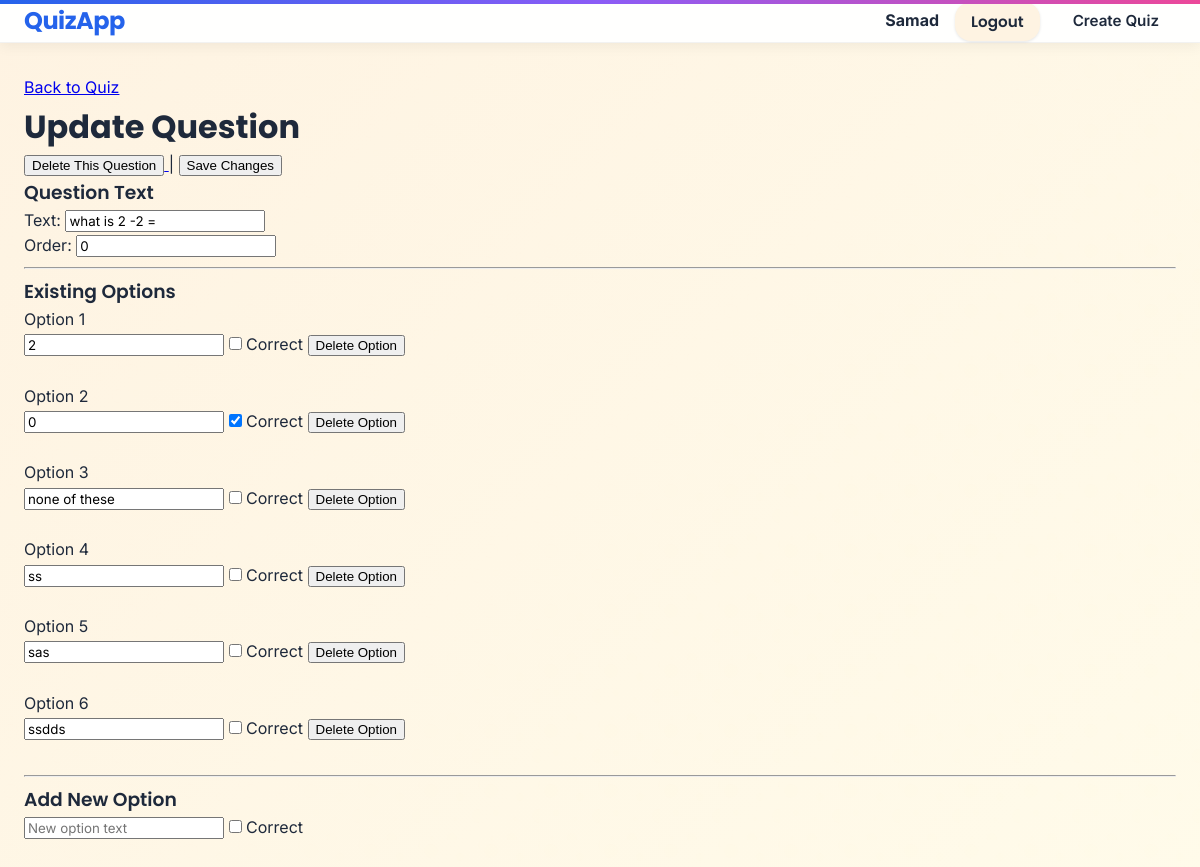
The app's page /question/3/update/ (signed in) with its own data.
### app/models.py (models this page shows, shortened)
class Question(models.Model):
    quiz = models.ForeignKey(Quizes, on_delete=models.CASCADE, related_name="questions")
    text = models.CharField(max_length=500)  # use CharField for question text
    order = models.IntegerField(default=0)   # fixed: removed extra ".models"

class Option(models.Model):
    question = models.ForeignKey(Question, on_delete=models.CASCADE, related_name="options")
    text = models.CharField(max_length=100)
    is_correct = models.BooleanField(default=False)
    feedback = models.TextField(blank=True, null=True)

### app/views.py (the view, shortened to what this page needs)
# urls.py: path('question/<int:pk>/update/', QuestionUpdateView.as_view(), name='question-update'),
@method_decorator(login_required, name='dispatch')
class QuestionUpdateView(UpdateView):
    model = Question
    fields = ['text', 'order']
    template_name = 'app/question_update.html'
    context_object_name = 'question'
    def get_context_data(self, **kwargs):
        context = super().get_context_data(**kwargs)
        context['options'] = self.object.options.all()
        return context
    def get_object(self, queryset=None):
        obj = super().get_object(queryset)
        if obj.quiz.created_by != self.request.user and not self.request.user.is_superuser:
            raise PermissionDenied
        return obj

### app/templates/app/question_update.html (shortened to what this page needs)
{% extends 'base.html' %}
{% block content %}
<a href="{% url 'quiz-detail' question.quiz.pk %}">Back to Quiz</a>
<h1>Update Question</h1>
<form method="post">
        <a href="{% url 'question-delete' question.pk %}">
        <button type="button">Delete This Question</button>
    </a>|
    <button type="submit">Save Changes</button>
    <h3>Question Text</h3>
    {{ form.as_p }}
    <hr>
    <h3>Existing Options</h3>
    {% for opt in options %}
        <div>
            <p>Option {{ forloop.counter }}</p>
            <input type="text" name="option_text_{{ opt.id }}" value="{{ opt.text }}">
            <label>
                <input type="checkbox" name="option_correct_{{ opt.id }}"
                       {% if opt.is_correct %}checked{% endif %}>
                Correct
            </label>
            <a href="{% url 'option-delete' opt.pk %}">
                <button type="button">Delete Option</button>
            </a>
        </div>
        <br>
    {% endfor %}
    <hr>
    <h3>Add New Option</h3>
    <input type="text" name="new_option_text" placeholder="New option text">
    <label>
        <input type="checkbox" name="new_option_correct">
        Correct
    </label>
    <br><br>
</form>
{% endblock %}

### app/templates/base.html (shortened to what this page needs)
<!DOCTYPE html>
{% load static %}
<html lang="en">
<head>
    <link rel="stylesheet" href="{% static 'app/css/style.css' %}">
</head>
<body>
    <nav class="nav">
        <div class="container nav-inner">
            <a href="{% url 'quiz-list' %}" class="nav-brand">QuizApp</a>
            <ul class="nav-links">
                {% if user.is_authenticated %}
                    <li><span><strong>{{ user.username }}</strong></span></li>
                    <li>
                        <form method="post" action="{% url 'logout' %}" style="display:inline;">
                            <button type="submit" class="btn btn-sm btn-secondary">Logout</button>
                        </form>
                    </li>
                {% else %}
                    <li><a href="{% url 'login' %}" class="nav-link">Login</a></li>
                    <li><a href="{% url 'register' %}" class="nav-link">Register</a></li>
                {% endif %}
                {% if user.is_authenticated %}
                    <li><a href="{% url 'quiz-create' %}" class="nav-link">Create Quiz</a></li>
                {% endif %}
            </ul>
        </div>
    </nav>
    <div class="page">
        <main id="main-content" class="content">
            <div class="container">
                {% block content %}
                {% endblock %}
            </div>
        </main>
    </div>
</body>
</html>

### app/static/app/css/style.css (style rules this page uses)
:root { --primary: #2563eb; --warm-primary: #f59e0b; --warm-secondary: #f97316; --warm-tertiary: #eab308; --danger: #ef4444; --neutral-light: #fef3e2; --neutral-dark: #1e293b; --border-radius: 16px; --shadow-sm: 0 4px 12px rgba(0, 0, 0, 0.05); --shadow: 0 8px 20px rgba(0, 0, 0, 0.1); --transition: all 0.3s ease; }
*, *::before, *::after { box-sizing: border-box; }
h1, h2, h3, h4, h5, h6, .nav-brand, .btn { font-family: 'Poppins', -apple-system, BlinkMacSystemFont, 'Segoe UI', Roboto, sans-serif; font-weight: 700; margin: 0; }
h2, h3 { font-weight: 600; }
body, p, li, label, input, textarea, select { font-family: 'Inter', -apple-system, BlinkMacSystemFont, 'Segoe UI', Roboto, sans-serif; font-weight: 400; margin: 0; }
body { margin: 0; background: linear-gradient(135deg, var(--neutral-light) 0%, #fffbea 100%); color: var(--neutral-dark); min-height: 100vh; line-height: 1.6; }
body::after { content: ''; position: fixed; top: 0; left: 0; width: 100%; height: 100%; opacity: 0.2; pointer-events: none; z-index: -1; }
.nav { background: rgba(255, 255, 255, 0.95); backdrop-filter: blur(12px); -webkit-backdrop-filter: blur(12px); box-shadow: var(--shadow-sm); padding: 0; position: sticky; top: 0; z-index: 1000; border-bottom: 1px solid rgba(0, 0, 0, 0.05); }
.nav-inner { max-width: 1280px; margin: 0 auto; display: flex; justify-content: space-between; align-items: center; padding: 0.8rem 1.5rem; }
.nav-brand { font-size: 1.5rem; color: var(--primary); text-decoration: none; letter-spacing: -0.5px; transition: var(--transition); }
.nav-links { display: flex; list-style: none; margin: 0; padding: 0; gap: 1rem; align-items: center; }
.nav-link, .btn { font-weight: 600; text-decoration: none; border-radius: var(--border-radius); padding: 0.5rem 1rem; transition: var(--transition); cursor: pointer; font-size: 0.95rem; display: inline-flex; align-items: center; gap: 0.4rem; }
.nav-links li:first-child span { font-weight: 500; color: var(--neutral-dark); }
.nav-link { color: var(--neutral-dark); background: transparent; border: 1px solid transparent; }
.btn { background: var(--warm-primary); color: white; border: none; box-shadow: 0 2px 4px rgba(245, 158, 11, 0.2); }
.btn-secondary { background: var(--neutral-light); color: var(--neutral-dark); box-shadow: 0 1px 3px rgba(0, 0, 0, 0.1); }
.page { display: flex; flex-direction: column; min-height: calc(100vh - 64px); }
.content { flex: 1; padding: 2rem 0; }
.container { max-width: 1200px; margin: 0 auto; padding: 0 1.5rem; }
body::before { content: ''; position: fixed; top: 0; left: 0; width: 100%; height: 4px; background: linear-gradient(90deg, var(--warm-primary), var(--warm-secondary), var(--warm-tertiary)); z-index: 2000; pointer-events: none; }
html { scroll-behavior: smooth; }
body::before { content: ''; position: fixed; top: 0; left: 0; width: 100%; height: 4px; background: linear-gradient(90deg, var(--primary), #8b5cf6, #ec4899); z-index: 2000; pointer-events: none; }
.btn-secondary { background: var(--neutral-light); color: var(--neutral-dark); box-shadow: 0 1px 3px rgba(0,0,0,0.1); }

### records on screen
Question: text "what is 2 -2 =", order "0"
Option: text "2"
Option: text "0", is_correct "☑"
Option: text "none of these"
Option: text "ss"
Option: text "sas"
Option: text "ssdds"

### other values on screen
{{ user.username }} "Samad"
